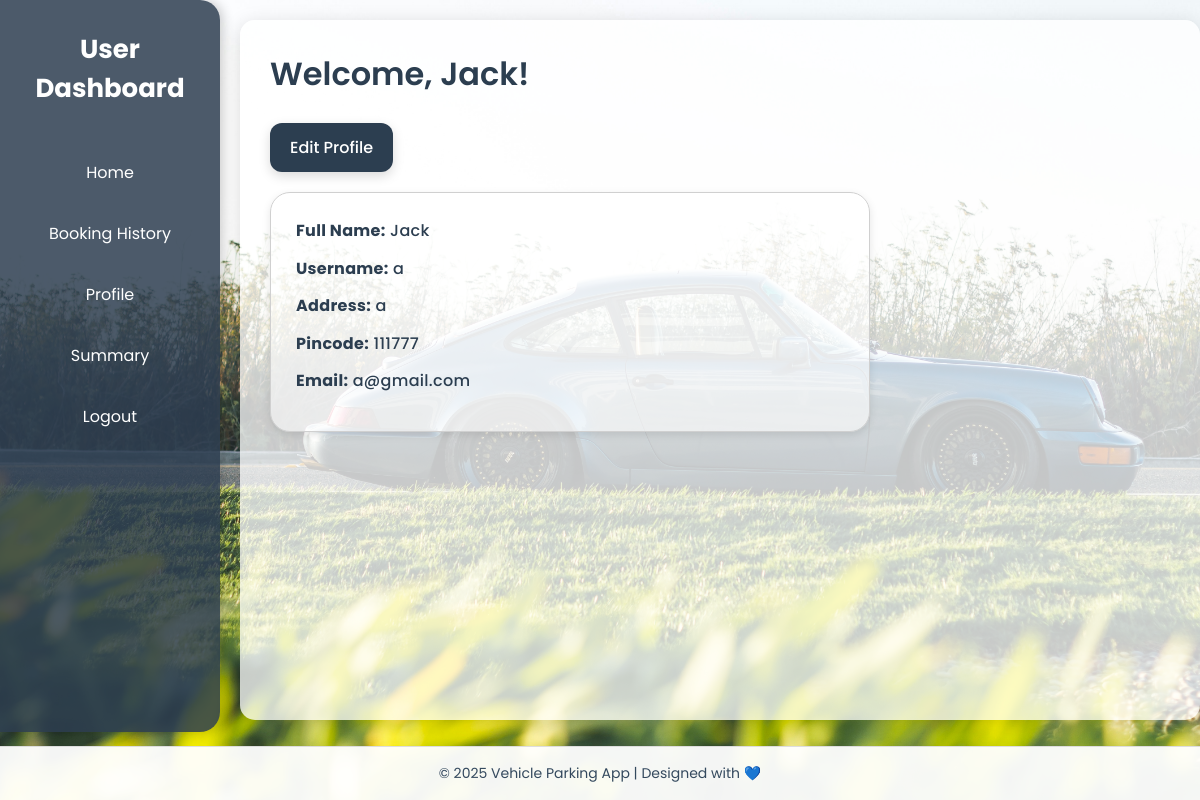
The page /profile/a on the database its author committed.
### tables this page shows
CREATE TABLE users (
            id INTEGER PRIMARY KEY AUTOINCREMENT,
            email TEXT NOT NULL,
            username TEXT NOT NULL,
            password TEXT NOT NULL,
            fullname TEXT NOT NULL,
            address TEXT NOT NULL,
            pincode TEXT NOT NULL,
            slot_id INTEGER
        );

### app.py (the view)
@app.route('/profile/<username>')
def user_profile(username):
    user = get_user_from_db(username)
    if not user:
        return "User not found", 404
    edit_profile_url = url_for('edit_profile', username=username)
    return render_template('user-profile.html', user=user, edit_profile_url=edit_profile_url)

### app.py (called while the page is built)
def get_user_from_db(username):
    conn = get_db()
    c = conn.cursor()
    c.execute('SELECT * FROM users WHERE username = ?', (username,))
    user = c.fetchone()
    if user:
        return {
            'id': user['id'],
            'email': user['email'],
            'username': user['username'],
            'password': user['password'],
            'fullname': user['fullname'],
            'address': user['address'],
            'pincode': user['pincode']
        }
    return None

def get_db():
    if 'db' not in g:
        logger.info("Opening database connection for request")
        g.db = database.get_db_connection()
    return g.db

### database.py (called while the page is built)
def get_db_connection():
    conn = sqlite3.connect('parking_app.db')
    conn.row_factory = sqlite3.Row
    return conn

### templates/user-profile.html (shortened to what this page needs)
<!DOCTYPE html>
<html lang="en">
<head>
  <link href="{{ url_for('static', filename='css/user-profile.css') }}" rel="stylesheet">
</head>
<body>
  <div class="user-profile">
    <div class="sidebar">
      <h2>User Dashboard</h2>
      <a href="{{ url_for('user_booking', username=user['username']) }}">Home</a>
      <a href="{{ url_for('user_booking_history', username=user['username']) }}">Booking History</a>
      <a href="{{ url_for('user_profile', username=user['username']) }}">Profile</a>
      <a href="{{ url_for('user_summery', username=user['username']) }}">Summary</a>
      <a href="{{ url_for('user_logout') }}">Logout</a>
    </div>
    <div class="main-content">
      <h1>Welcome, {{ user['fullname'] }}!</h1>
      <a href="{{ edit_profile_url }}" class="add-card-btn">Edit Profile</a>
      <div class="user-card">
        <p><strong>Full Name:</strong> {{ user['fullname'] }}</p>
        <p><strong>Username:</strong> {{ user['username'] }}</p>
        <p><strong>Address:</strong> {{ user['address'] }}</p>
        <p><strong>Pincode:</strong> {{ user['pincode'] }}</p>
        <p><strong>Email:</strong> {{ user['email'] }}</p>
      </div>
    </div>
  </div>
  <div class="footer">
    © 2025 Vehicle Parking App | Designed with 💙
  </div>
</body>
</html>

### static/css/user-profile.css (style rules this page uses)
* { box-sizing: border-box; margin: 0; padding: 0; }
body { font-family: 'Poppins', sans-serif; background: url("/static/proj_10.jpg") no-repeat center center fixed; background-size: cover; display: flex; flex-direction: column; height: 100vh; color: #333; overflow: hidden; }
.user-profile { display: flex; flex: 1; position: relative; }
.sidebar { width: 220px; background-color: rgba(45, 62, 80, 0.85); color: #fff; padding: 30px 20px; border-top-right-radius: 20px; border-bottom-right-radius: 20px; box-shadow: 3px 0 12px rgba(0, 0, 0, 0.2); position: fixed; height: 91.5%; top: 0; left: 0; z-index: 1000; display: flex; flex-direction: column; align-items: center; }
.sidebar h2 { font-size: 26px; margin-bottom: 40px; font-weight: 700; text-align: center; }
.sidebar a { color: #fff; text-decoration: none; padding: 12px 18px; border-radius: 10px; width: 100%; text-align: center; margin-bottom: 12px; transition: background 0.3s ease, transform 0.2s ease; }
.main-content { flex: 1; margin-left: 240px; padding: 30px; margin-top: 20px; background-color: rgba(255, 255, 255, 0.75); border-radius: 15px; box-shadow: 0 4px 20px rgba(0, 0, 0, 0.15); overflow-y: auto; max-height: calc(100vh - 100px); height: calc(100vh - 100px); }
.main-content h1 { font-size: 32px; color: #2c3e50; font-weight: 600; margin-bottom: 25px; }
.user-card { background-color: rgba(255, 255, 255, 0.60); border: 1px solid #d0d0d0; border-radius: 20px; padding: 25px; width: 100%; max-width: 600px; transition: transform 0.3s ease, box-shadow 0.3s ease, background-color 0.3s ease; box-shadow: 0 3px 8px rgba(0, 0, 0, 0.1); }
.user-card p { font-size: 16px; font-weight: 500; color: #2c3e50; margin-bottom: 12px; letter-spacing: 0.3px; line-height: 1.6; }
.footer { position: fixed; bottom: 0; left: 0; width: 100%; background-color: rgba(255, 255, 255, 0.95); padding: 16px; font-size: 14px; color: #34495e; text-align: center; border-top: 1px solid #ddd; z-index: 999; }
.user-card { animation: fadeInUp 0.4s ease-in-out; }
.add-card-btn { display: inline-block; background-color: #2c3e50; color: white; padding: 12px 20px; margin-bottom: 20px; border: none; border-radius: 12px; text-decoration: none; font-size: 16px; font-weight: 500; cursor: pointer; transition: all 0.3s ease; box-shadow: 0 4px 12px rgba(0, 0, 0, 0.15); }

### rows shown on the page
users: fullname "Jack", username "a", address "a", pincode "111777", email "a@gmail.com"
